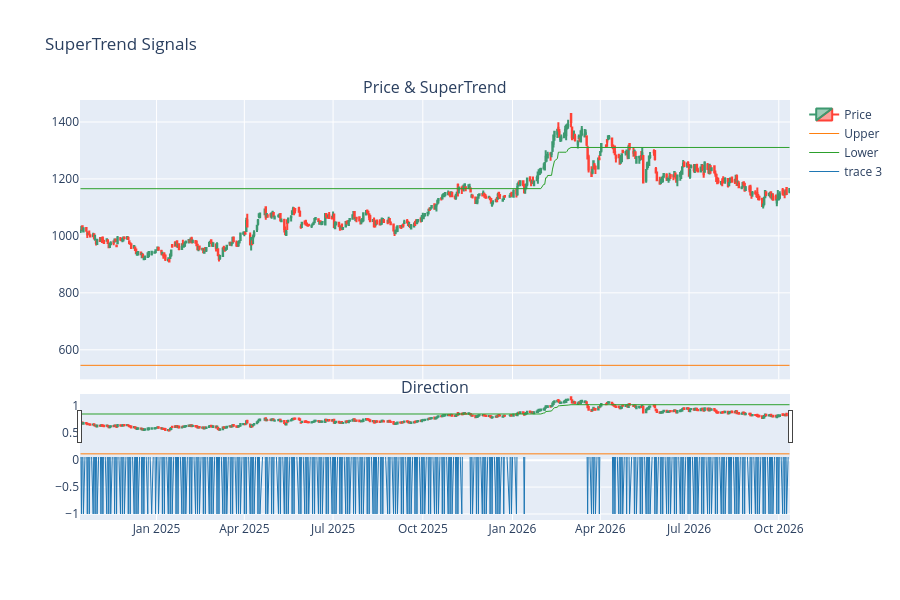

Source (notebook cell):
### Markdown cell above
def signal_supertrend(df: pd.DataFrame):
    direction = df["ta_supertrend_direction"]
    entry = (direction == 1) & (direction.shift(1) == -1)
    exit_ = (direction == -1) & (direction.shift(1) == 1)
    return entry.astype(int), exit_.astype(int) * -1

entry_st, exit_st = signal_supertrend(df)
print(f"SuperTrend signals: {entry_st.sum()} entries, {abs(exit_st).sum()} exits")

# Visualize signals on price
import plotly.graph_objects as go
from plotly.subplots import make_subplots

fig = make_subplots(rows=2, cols=1, shared_xaxes=True, vertical_spacing=0.05,
                    row_heights=[0.7, 0.3], subplot_titles=["Price & SuperTrend", "Direction"])
fig.add_trace(go.Candlestick(x=df.index, open=df["Open"], high=df["High"],
                             low=df["Low"], close=df["Close"], name="Price"), row=1, col=1)
fig.add_trace(go.Scatter(x=df.index, y=df["ta_supertrend_upper"], line=dict(color="#ff7f0e", width=1), name="Upper"), row=1, col=1)
fig.add_trace(go.Scatter(x=df.index, y=df["ta_supertrend_lower"], line=dict(color="#2ca02c", width=1), name="Lower"), row=1, col=1)
fig.add_trace(go.Scatter(x=df.index, y=df["ta_supertrend_direction"], line=dict(color="#1f77b4", width=1)), row=2, col=1)
fig.update_layout(height=600, title="SuperTrend Signals", showlegend=True)
display(fig)

### Code cell
def signal_supertrend(df: pd.DataFrame):
    direction = df["ta_supertrend_direction"]
    entry = (direction == 1) & (direction.shift(1) == -1)
    exit_ = (direction == -1) & (direction.shift(1) == 1)
    return entry.astype(int), exit_.astype(int) * -1

entry_st, exit_st = signal_supertrend(df)
print(f"SuperTrend signals: {entry_st.sum()} entries, {abs(exit_st).sum()} exits")

# Visualize signals on price
import plotly.graph_objects as go
from plotly.subplots import make_subplots

fig = make_subplots(rows=2, cols=1, shared_xaxes=True, vertical_spacing=0.05,
                    row_heights=[0.7, 0.3], subplot_titles=["Price & SuperTrend", "Direction"])
fig.add_trace(go.Candlestick(x=df.index, open=df["Open"], high=df["High"],
                             low=df["Low"], close=df["Close"], name="Price"), row=1, col=1)
fig.add_trace(go.Scatter(x=df.index, y=df["ta_supertrend_upper"], line=dict(color="#ff7f0e", width=1), name="Upper"), row=1, col=1)
fig.add_trace(go.Scatter(x=df.index, y=df["ta_supertrend_lower"], line=dict(color="#2ca02c", width=1), name="Lower"), row=1, col=1)
fig.add_trace(go.Scatter(x=df.index, y=df["ta_supertrend_direction"], line=dict(color="#1f77b4", width=1)), row=2, col=1)
fig.update_layout(height=600, title="SuperTrend Signals", showlegend=True)
display(fig)

### Figure 1 — Plotly figure (JSON) as saved in the notebook; plotly's stock layout.template omitted (floating-point values rounded to 4 significant figures; data arrays with more than 128 entries replaced by an {"elided": "..."} marker saying what was removed)
{"data": [{"close": {"elided": "504 float values"}, "high": {"elided": "504 float values"}, "low": {"elided": "504 float values"}, "name": "Price", "open": {"elided": "504 float values"}, "type": "candlestick", "x": {"elided": "504 str values"}, "xaxis": "x", "yaxis": "y"}, {"line": {"color": "#ff7f0e", "width": 1}, "name": "Upper", "type": "scatter", "x": {"elided": "504 str values"}, "xaxis": "x", "y": {"elided": "504 float values"}, "yaxis": "y"}, {"line": {"color": "#2ca02c", "width": 1}, "name": "Lower", "type": "scatter", "x": {"elided": "504 str values"}, "xaxis": "x", "y": {"elided": "504 float values"}, "yaxis": "y"}, {"line": {"color": "#1f77b4", "width": 1}, "type": "scatter", "x": {"elided": "504 str values"}, "xaxis": "x2", "y": {"elided": "504 int values"}, "yaxis": "y2"}], "layout": {"annotations": [{"font": {"size": 16}, "showarrow": false, "text": "Price & SuperTrend", "x": 0.5, "xanchor": "center", "xref": "paper", "y": 1.0, "yanchor": "bottom", "yref": "paper"}, {"font": {"size": 16}, "showarrow": false, "text": "Direction", "x": 0.5, "xanchor": "center", "xref": "paper", "y": 0.285, "yanchor": "bottom", "yref": "paper"}], "height": 600, "showlegend": true, "title": {"text": "SuperTrend Signals"}, "xaxis": {"anchor": "y", "domain": [0, 1], "matches": "x2", "showticklabels": false}, "xaxis2": {"anchor": "y2", "domain": [0, 1]}, "yaxis": {"anchor": "x", "domain": [0.335, 1.0]}, "yaxis2": {"anchor": "x2", "domain": [0, 0.285]}}}
